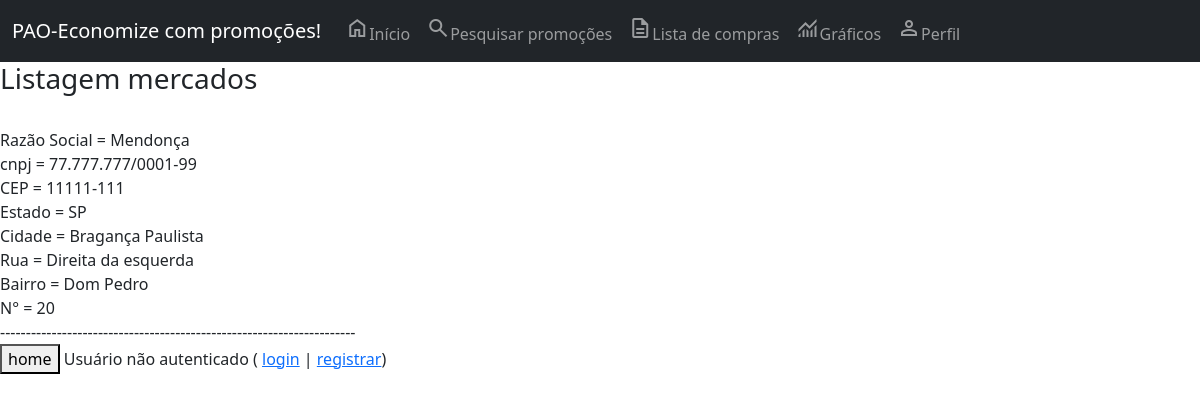
Page /listagem-mercados/ on the earlier database version.
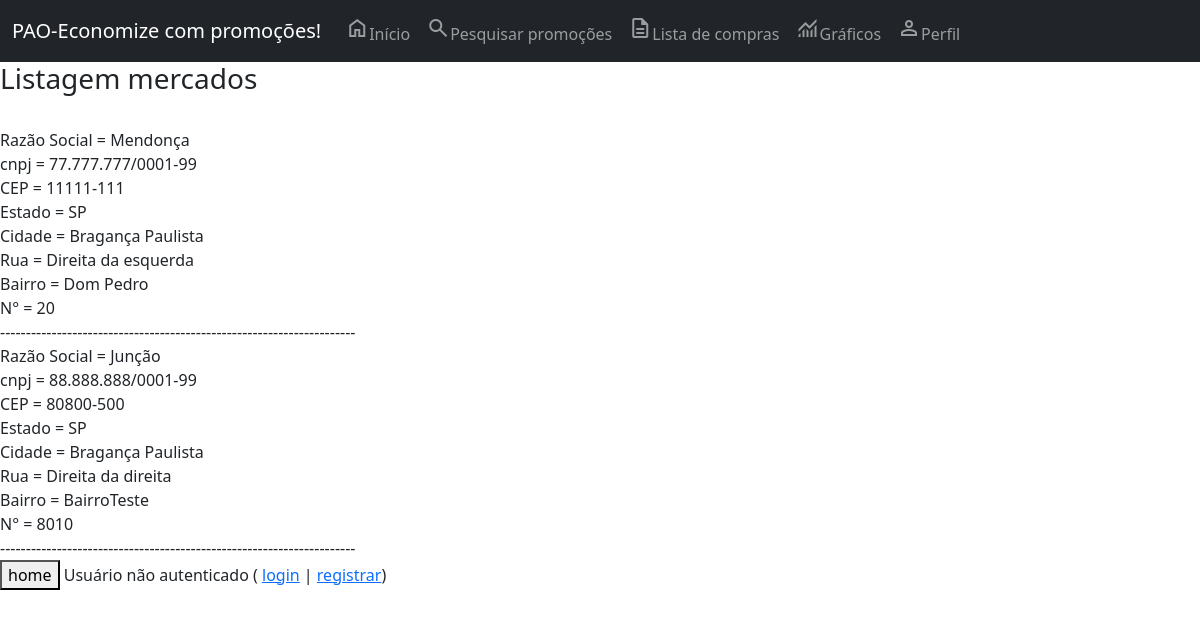
Same page on the later database version.
### core/models.py (models this page shows, shortened)
class Mercado(models.Model):
    razao_social = models.CharField(max_length=100, verbose_name='Razão Social')
    cnpj = models.CharField(max_length=20, verbose_name='CNPJ')
    endereco = models.OneToOneField(Endereco, blank=True, null=True, on_delete=models.CASCADE, verbose_name='Endereço')
    class Meta:
        verbose_name_plural = 'Mercado'

class Endereco(models.Model):
    cep = models.CharField(max_length=100, verbose_name='CEP')
    estado = models.CharField(max_length=2, verbose_name='Estado')
    cidade = models.CharField(max_length=100, verbose_name='Cidade')
    rua = models.CharField(max_length=100, verbose_name='Rua')
    bairro = models.CharField(max_length=100, blank=True, null=True, verbose_name='Bairro')
    numero = models.IntegerField(blank=True, null=True, verbose_name='Número')
    class Meta:
        verbose_name_plural = 'Endereço'

### core/views.py (the view)
# urls.py: path('listagem-mercados/', listar_mercados, name='url_listagem_mercados'),
def listar_mercados(request):
    dados = Mercado.objects.all()
    contexto = {'dados': dados}
    return render(request, 'core/listagem_mercados.html', contexto)

### core/templates/core/listagem_mercados.html (shortened to what this page needs)
{% extends 'base.html' %}
{% load static %}
{% block main %}
<h3>Listagem mercados</h3> <br>
{% for i in dados %}
    Razão Social = {% if i.razao_social %} {{ i.razao_social }} {% endif %} <br>
    cnpj = {% if i.cnpj %} {{ i.cnpj }} {% endif %} <br>
    CEP = {% if i.endereco.cep %} {{ i.endereco.cep }} {% endif %} <br>
    Estado = {% if i.endereco.estado %} {{ i.endereco.estado }} {% endif %} <br>
    Cidade = {% if i.endereco.cidade %} {{ i.endereco.cidade }} {% endif %} <br>
    Rua = {% if i.endereco.rua %} {{ i.endereco.rua }} {% endif %} <br>
    Bairro = {% if i.endereco.bairro %} {{ i.endereco.bairro }} {% endif %} <br>
    N° = {% if i.endereco.numero %} {{ i.endereco.numero }} {% endif %} <br>
    ---------------------------------------------------------------------<br>
{% endfor %}
<button onclick="window.location.href='/'">home</button>
{% endblock %}

Differences in the rows shown:
added Mercado: razao_social "Junção", cnpj "88.888.888/0001-99", endereco.cep "80800-500", endereco.estado "SP", endereco.cidade "Bragança Paulista", endereco.rua "Direita da direita", endereco.bairro "BairroTeste", endereco.numero "8010"
